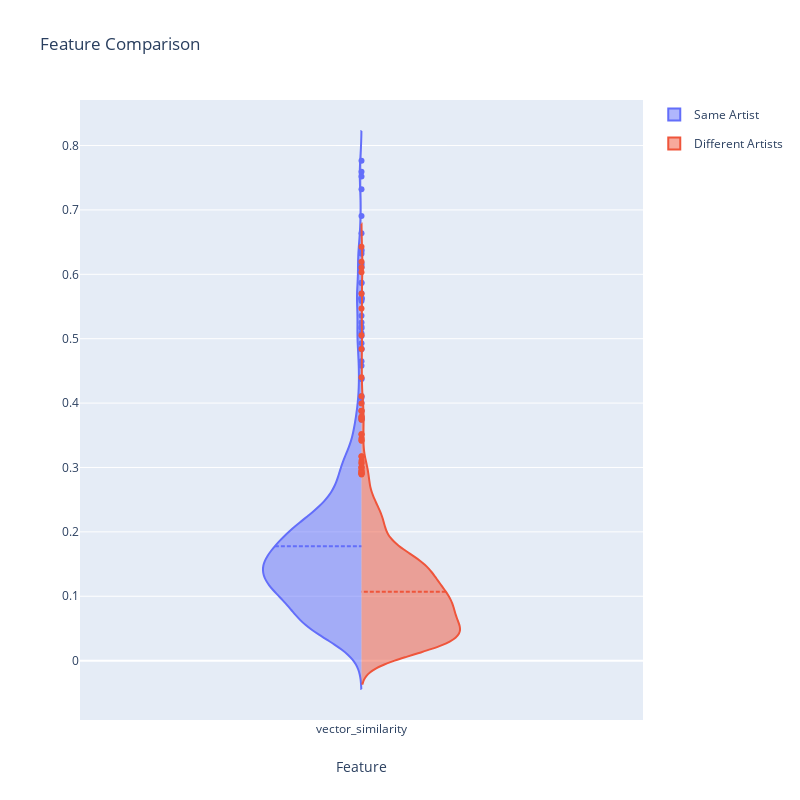

The code cell stored with this chart in its notebook:
### Code cell
fig = violine_feature_plot(feature_df, ['vector_similarity'])
fig.update_layout(
    autosize=False,
    width=800,
    height=800,)
fig.update_xaxes(range=[-1, 1])
fig.show()

### Figure 1 — Plotly figure (JSON) as saved in the notebook; plotly's stock layout.template omitted (floating-point values rounded to 4 significant figures; data arrays with more than 128 entries replaced by an {"elided": "..."} marker saying what was removed)
{"data": [{"legendgroup": "Same Artist", "meanline": {"visible": true}, "name": "Same Artist", "scalegroup": "Same Artist", "side": "negative", "type": "violin", "x": {"elided": "660 str values"}, "y": {"elided": "660 float values"}}, {"legendgroup": "Different Artists", "meanline": {"visible": true}, "name": "Different Artists", "scalegroup": "Different Artists", "side": "positive", "type": "violin", "x": {"elided": "1320 str values"}, "y": {"elided": "1320 float values"}}], "layout": {"autosize": false, "height": 800, "title": {"text": "Feature Comparison"}, "violingap": 0, "violinmode": "overlay", "width": 800, "xaxis": {"range": [-1, 1], "title": {"text": "Feature"}}}}
